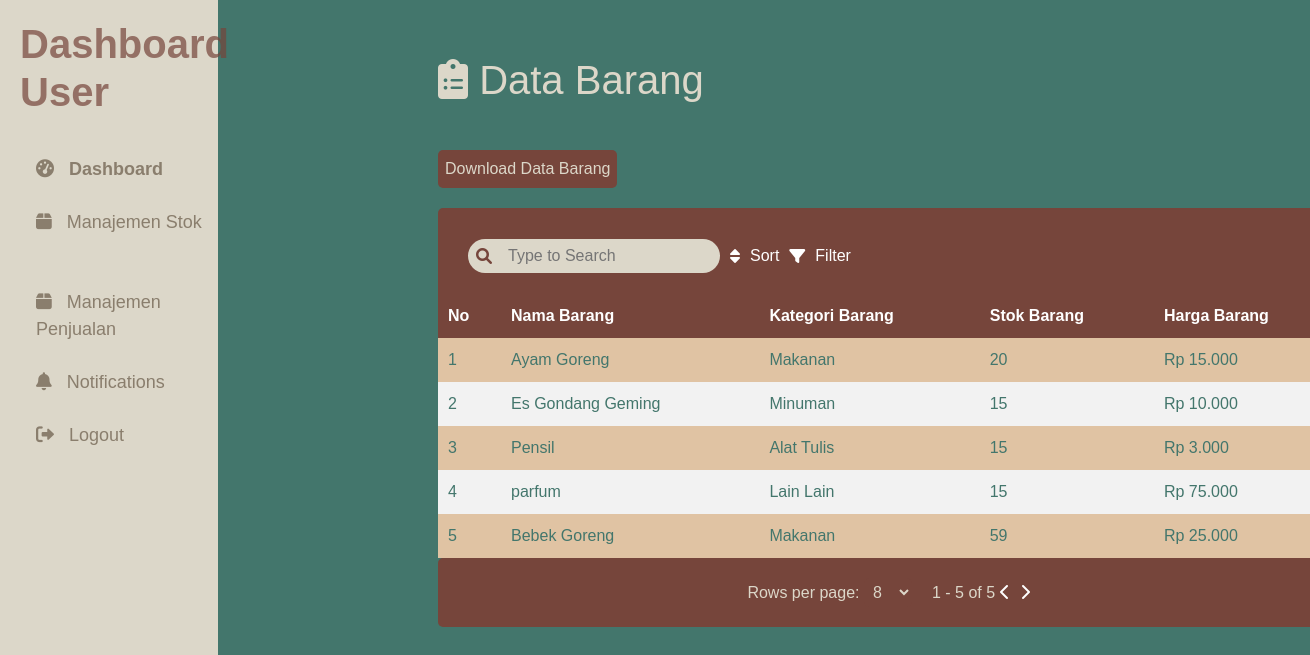
Page /user/index.php?page=stok on the committed database.
### tables this page shows
CREATE TABLE `products` (
  `product_id` int(11) NOT NULL,
  `product_name` varchar(255) NOT NULL,
  `category` enum('Makanan','Minuman','Alat Tulis','Lain Lain') NOT NULL,
  `stock` int(11) NOT NULL,
  `harga_barang` int(11) NOT NULL
);

### user/stok.php (the view, shortened to what this page needs)
<?php
include '../config.php';
$page = isset($_GET['page_num']) ? (int)$_GET['page_num'] : 1;
$rowsPerPage = isset($_GET['rows_per_page']) ? (int)$_GET['rows_per_page'] : 8;
$offset = ($page - 1) * $rowsPerPage;
try {
    $pdo = new PDO("mysql:host=$servername;dbname=$dbname", $dbusername, $dbpassword);
    $pdo->setAttribute(PDO::ATTR_ERRMODE, PDO::ERRMODE_EXCEPTION);
    $stmt = $pdo->prepare("SELECT COUNT(*) FROM products");
    $stmt->execute();
    $totalProducts = $stmt->fetchColumn();
    $totalPages = ceil($totalProducts / $rowsPerPage);
    $stmt = $pdo->prepare("SELECT product_id, product_name, category, stock, harga_barang FROM products LIMIT :offset, :rowsPerPage");
    $stmt->bindParam(':offset', $offset, PDO::PARAM_INT);
    $stmt->bindParam(':rowsPerPage', $rowsPerPage, PDO::PARAM_INT);
    $stmt->execute();
    $products = $stmt->fetchAll(PDO::FETCH_ASSOC);
} catch (PDOException $e) {
    echo "Error: " . $e->getMessage();
}
?>
<link rel="stylesheet" href="../assets/style/table.css">
<div class="col-md-9 content" style="margin-left: 400px;">
    <div class="row">
        <div class="contr">
            <div style="color:#DCD7C9; font-size: 40px; margin-bottom: 40px;">
                <i class="fa-solid fa-clipboard-list"></i> Data Barang
            </div>
            <div class="title">
                    <button class="btn-add" style="margin-bottom: 20px; padding: 7px; border-radius: 5px;"><a style="text-decoration: none; color: #DCD7C9;  " href="index.php?page=notif">Download Data Barang</a></button>
                </div>
            <div class="hdr">
                <div class="search">
                    <div style="position: relative;">
                        <i class="fa-solid fa-magnifying-glass" style="position: absolute; left: -2px; top: 50%; transform: translateY(-50%); color: #76453B;"></i>
                        <input type="text" placeholder="Type to Search" class="inpt" style="padding-left: 40px; border-radius: 50px;">
                    </div>
                    <i class="fas fa-sort" style="margin:10px;"></i> Sort
                    <i class="fas fa-filter" style="margin:10px;"></i> Filter
                </div>
            </div>
            <table id="dataContainer">
                <thead style="color: #D5CEC0;">
                    <tr>
                        <th>No</th>
                        <th>Nama Barang</th>
                        <th>Kategori Barang</th>
                        <th>Stok Barang</th>
                        <th>Harga Barang</th>
                    </tr>
                </thead>
                <tbody id="tableBody">
                    <?php
                    $i = $offset + 1;
                    if (!empty($products)):
                        foreach ($products as $product):
                    ?>
                        <tr>
                            <td><?php echo htmlspecialchars($i++); ?></td>
                            <td><?php echo htmlspecialchars($product['product_name']); ?></td>
                            <td><?php echo htmlspecialchars($product['category']); ?></td>
                            <td><?php echo htmlspecialchars($product['stock']); ?></td>
                            <td><?php echo "Rp " . number_format($product['harga_barang'], 0, ',', '.'); ?></td>
                        </tr>
                    <?php
                        endforeach;
                    else:
                    ?>
                        <tr>
                            <td colspan="6">Tidak ada data barang</td>
                        </tr>
                    <?php endif; ?>
                </tbody>
            </table>
            <div class="footer d-flex justify-content-center align-items-center" style="color: #DCD7C9;">
                <div>
                    Rows per page:
                    <select id="rowsPerPage" onchange="updateTable()" style="background-color: #76453B; color: #DCD7C9;">
                        <option value="8" <?php if ($rowsPerPage == 8) echo "selected"; ?>>8</option>
                    </select>
                </div>
                <div class="pagination" style="margin-left: 20px;">
                    <span id="pageInfo"><?php echo "1 - " . ($offset + count($products)) . " of $totalProducts"; ?></span>
                    <a href="index.php?page=stok&page_num=<?php echo max(1, $page - 1); ?>&rows_per_page=<?php echo $rowsPerPage; ?>" class="pagination-btn" <?php if ($page <= 1) echo 'disabled'; ?>>
                        <i class="fas fa-chevron-left" style="color: white;"></i>
                    </a>
                    <a href="index.php?page=stok&page_num=<?php echo min($totalPages, $page + 1); ?>&rows_per_page=<?php echo $rowsPerPage; ?>" class="pagination-btn" <?php if ($page >= $totalPages) echo 'disabled'; ?>>
                        <i class="fas fa-chevron-right" style="color: white;"></i>
                    </a>
                </div>
            </div>
        </div>
    </div>
</div>

### assets/style/dash.css (style rules this page uses)
body { background-color: #43766C; font-family: Arial, sans-serif; }
.content { padding: 30px; }

### assets/style/table.css (style rules this page uses)
body { font-family: Arial, sans-serif; background-color: #43766C; margin: 0; padding: 0; }
.contr { width: 100%; padding: 20px; }
.hdr { display: flex; justify-content: space-between; align-items: center; background-color: #76453B; color: white; padding: 30px; margin-bottom: -20px; border-radius: 5px; }
.hdr .search { display: flex; align-items: center; }
.hdr .search input { padding: 5px; border: none; border-radius: 5px; }
.hdr .search i { margin-left: 10px; cursor: pointer; }
table { width: 100%; border-collapse: collapse; margin-top: 10px; }
th, td { padding: 10px; text-align: left; color: #43766C; }
th { background-color: #76453B; color: white; }
tr:nth-child(even) { background-color: #f2f2f2; }
tr:nth-child(odd) { background-color: #e0c3a3; }
.btn-add { background-color: #76453B; border: none; color: white; }
.footer { display: flex; justify-content: space-between; align-items: center; background-color: #76453B; color: white; padding: 20px; border-radius: 5px; }
.footer select { padding: 5px; border: none; border-radius: 5px; }
.footer .pagination { display: flex; align-items: center; }
.footer .pagination i { margin: 0 5px; cursor: pointer; }
.inpt { background-color: #DCD7C9; border-radius: 50%; }

### rows in the picture
products: product_name "Ayam Goreng", category "Makanan", stock "20", harga_barang "15.000"
products: product_name "Es Gondang Geming", category "Minuman", stock "15", harga_barang "10.000"
products: product_name "Pensil", category "Alat Tulis", stock "15", harga_barang "3.000"
products: product_name "parfum", category "Lain Lain", stock "15", harga_barang "75.000"
products: product_name "Bebek Goreng", category "Makanan", stock "59", harga_barang "25.000"

### other values in the picture
$offset + count($products) "5"
$totalProducts "5"
